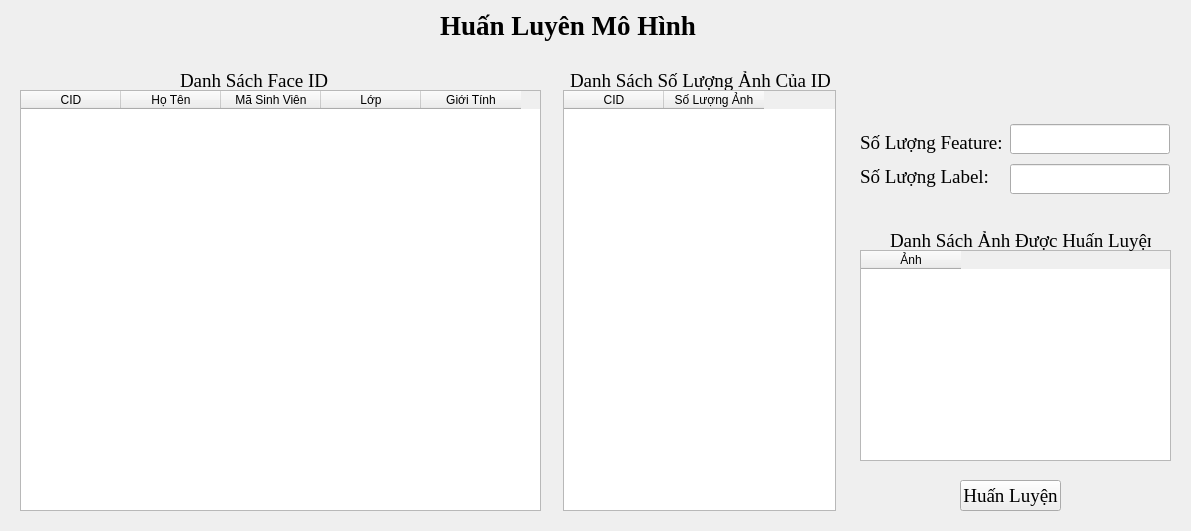
<?xml version="1.0" encoding="UTF-8"?>
<ui version="4.0">
 <class>frameTrainning</class>
 <widget class="QFrame" name="frameTrainning">
  <property name="geometry">
   <rect>
    <x>0</x>
    <y>0</y>
    <width>1191</width>
    <height>531</height>
   </rect>
  </property>
  <property name="windowTitle">
   <string>Frame</string>
  </property>
  <widget class="QLabel" name="label_7">
   <property name="geometry">
    <rect>
     <x>440</x>
     <y>10</y>
     <width>281</width>
     <height>31</height>
    </rect>
   </property>
   <property name="font">
    <font>
     <family>Times New Roman</family>
     <pointsize>20</pointsize>
     <weight>75</weight>
     <bold>true</bold>
    </font>
   </property>
   <property name="text">
    <string>Huấn Luyên Mô Hình</string>
   </property>
  </widget>
  <widget class="QWidget" name="verticalLayoutWidget">
   <property name="geometry">
    <rect>
     <x>860</x>
     <y>129</y>
     <width>151</width>
     <height>61</height>
    </rect>
   </property>
   <layout class="QVBoxLayout" name="verticalLayout">
    <item>
     <widget class="QLabel" name="label">
      <property name="font">
       <font>
        <family>Times New Roman</family>
        <pointsize>14</pointsize>
       </font>
      </property>
      <property name="text">
       <string>Số Lượng Feature:</string>
      </property>
     </widget>
    </item>
    <item>
     <widget class="QLabel" name="label_2">
      <property name="font">
       <font>
        <family>Times New Roman</family>
        <pointsize>14</pointsize>
       </font>
      </property>
      <property name="text">
       <string>Số Lượng Label:</string>
      </property>
     </widget>
    </item>
   </layout>
  </widget>
  <widget class="QWidget" name="verticalLayoutWidget_2">
   <property name="geometry">
    <rect>
     <x>1010</x>
     <y>120</y>
     <width>160</width>
     <height>80</height>
    </rect>
   </property>
   <layout class="QVBoxLayout" name="verticalLayout_2">
    <item>
     <widget class="QLineEdit" name="txtNumFeature">
      <property name="font">
       <font>
        <family>Times New Roman</family>
        <pointsize>14</pointsize>
       </font>
      </property>
     </widget>
    </item>
    <item>
     <widget class="QLineEdit" name="txtNumLabel">
      <property name="font">
       <font>
        <family>Times New Roman</family>
        <pointsize>14</pointsize>
       </font>
      </property>
     </widget>
    </item>
   </layout>
  </widget>
  <widget class="QLabel" name="label_3">
   <property name="geometry">
    <rect>
     <x>180</x>
     <y>70</y>
     <width>151</width>
     <height>21</height>
    </rect>
   </property>
   <property name="font">
    <font>
     <family>Times New Roman</family>
     <pointsize>14</pointsize>
    </font>
   </property>
   <property name="text">
    <string>Danh Sách Face ID</string>
   </property>
  </widget>
  <widget class="QLabel" name="label_4">
   <property name="geometry">
    <rect>
     <x>570</x>
     <y>70</y>
     <width>261</width>
     <height>21</height>
    </rect>
   </property>
   <property name="font">
    <font>
     <family>Times New Roman</family>
     <pointsize>14</pointsize>
    </font>
   </property>
   <property name="text">
    <string>Danh Sách Số Lượng Ảnh Của ID</string>
   </property>
  </widget>
  <widget class="QPushButton" name="btTrainning">
   <property name="geometry">
    <rect>
     <x>960</x>
     <y>480</y>
     <width>101</width>
     <height>31</height>
    </rect>
   </property>
   <property name="font">
    <font>
     <family>Times New Roman</family>
     <pointsize>14</pointsize>
    </font>
   </property>
   <property name="text">
    <string>Huấn Luyện</string>
   </property>
  </widget>
  <widget class="QTableWidget" name="dataTabImg">
   <property name="geometry">
    <rect>
     <x>860</x>
     <y>250</y>
     <width>311</width>
     <height>211</height>
    </rect>
   </property>
   <column>
    <property name="text">
     <string>Ảnh</string>
    </property>
    <property name="textAlignment">
     <set>AlignCenter</set>
    </property>
   </column>
  </widget>
  <widget class="QLabel" name="label_5">
   <property name="geometry">
    <rect>
     <x>890</x>
     <y>230</y>
     <width>261</width>
     <height>21</height>
    </rect>
   </property>
   <property name="font">
    <font>
     <family>Times New Roman</family>
     <pointsize>14</pointsize>
    </font>
   </property>
   <property name="text">
    <string>Danh Sách Ảnh Được Huấn Luyện</string>
   </property>
  </widget>
  <widget class="QTableWidget" name="dataTabFaceID">
   <property name="geometry">
    <rect>
     <x>20</x>
     <y>90</y>
     <width>521</width>
     <height>421</height>
    </rect>
   </property>
   <column>
    <property name="text">
     <string>CID</string>
    </property>
    <property name="textAlignment">
     <set>AlignCenter</set>
    </property>
   </column>
   <column>
    <property name="text">
     <string>Họ Tên</string>
    </property>
   </column>
   <column>
    <property name="text">
     <string>Mã Sinh Viên</string>
    </property>
   </column>
   <column>
    <property name="text">
     <string>Lớp</string>
    </property>
   </column>
   <column>
    <property name="text">
     <string>Giới Tính</string>
    </property>
   </column>
  </widget>
  <widget class="QTableWidget" name="dataTabImgID">
   <property name="geometry">
    <rect>
     <x>563</x>
     <y>90</y>
     <width>273</width>
     <height>421</height>
    </rect>
   </property>
   <column>
    <property name="text">
     <string>CID</string>
    </property>
    <property name="textAlignment">
     <set>AlignCenter</set>
    </property>
   </column>
   <column>
    <property name="text">
     <string>Số Lượng Ảnh</string>
    </property>
   </column>
  </widget>
 </widget>
 <resources/>
 <connections/>
</ui>
